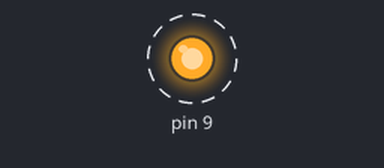
This program was run on a simulated Arduino Uno, built with avr-gcc and run on an emulated ATmega328P. Parts: output pins drawn as LEDs (lit = HIGH). Dashed ring = blinking.

Above: at 0.12 s.
Timing chart, 0 to 3.0 s (numbered marks = the images above):
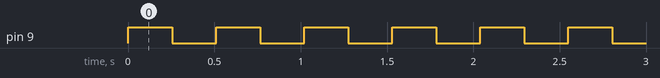

The program:

main.c
```c
//*************************************************************************
// steffen wrote this stuff for mikrocontrollerspielwiese.de
// have fun!
//*************************************************************************

#include "delay.h"
#include "digital.h"
#include "analog.h"


#define LED    1

int main(void){
  pinMode(LED,    OUTPUT);

  while (1) {
      digitalWrite(LED, HIGH);
      _delay_ms(255);
      digitalWrite(LED, LOW);
      _delay_ms(255);
  }

  return 0;
}
```

analog.c
```c
#include "analog.h"

#ifdef ADCSRA

int analogRead (uint8_t pin){
  int a=1, i=a, j=a;
  long int analogwert=0, analogwert1=0, analogwert2=0 ;

  while(j){
    while(i){
      ADCSRA=0x80;            // ADC eingeschaltet, kein Prescale
      ADMUX=pin;
      ADCSRA |=_BV(ADSC);     // single conversion mode ein
      while (ADCSRA & (1<<ADSC)) {;}  // auf Abschluss der Konvertierung warten
      analogwert+=ADCW;
      i--;
    }
    analogwert1 = analogwert/a;
    analogwert2 += analogwert1;
    j--;
  }
  analogwert=(analogwert2/a);
  return (analogwert);
}

#else

#include <stdlib.h>
int analogRead (uint8_t pin) {
  // No ADC on this MCU
  abort();
}

#endif
```

analog.h
```c
#ifndef ANALOG_H
#define ANALOG_H

/*
 * via http://www.sachsendreier.com/msw/projekte/attiny13_analog_bargraph/atiny13_analog_bargraph.html
 * Alternative: http://www.mikrocontroller.net/articles/AVR-GCC-Tutorial/Analoge_Ein-_und_Ausgabe#Nutzung_des_ADC
 */

#include <avr/io.h>

int analogRead(uint8_t pin);
#endif
```

delay.h
```c
// (licence header left out)
/*
 *  delay_x.h
 *
 *  Accurate delays ranging from a single CPU cycle up to
 *  more than 500 second (e.g. with 8MHz device):
 *
 *  The idea for the functions below was heavily inspired by the
 *  file <avr/delay.h> which is part of the excellent WinAVR
 *  distribution. Therefore, thanks to Marek Michalkiewicz and
 *  Joerg Wunsch.
 *
 *  The idea is to have the GCC preprocessor handle all calculations
 *  necessary for determining the exact implementation of a delay
 *  algorithm. The implementation itself is then inlined into the
 *  user code.
 *  In this way it is possible to always get the code size optimized
 *  delay implementation.
 *
 *  !!======================================================!!
 *  !! Requires compile time constants for the delay        !!
 *  !! Requires compiler optimization                       !!
 *  !!======================================================!!
 *
 */

#ifndef _AVR_DELAY_X_H_
#define _AVR_DELAY_X_H_ 1

#include <inttypes.h>

#ifndef F_CPU
# warning "Macro F_CPU must be defined"
#endif


/*
 *
 *   _ d e l a y _ n s (double __ns)
 *   _ d e l a y _ u s (double __us)
 *   _ d e l a y _ m s (double __ms)
 *   _ d e l a y _ s   (double __s)
 *
 *   Perform a very exact delay with a resolution as accurate as a
 *   single CPU clock (the macro F_CPU is supposed to be defined to a
 *   constant defining the CPU clock frequency in Hertz).
 *
 */
#define _delay_ns(__ns)     _delay_cycles( (double)(F_CPU)*((double)__ns)/1.0e9 + 0.5 )
#define _delay_us(__us)     _delay_cycles( (double)(F_CPU)*((double)__us)/1.0e6 + 0.5 )
#define _delay_ms(__ms)     _delay_cycles( (double)(F_CPU)*((double)__ms)/1.0e3 + 0.5 )
#define _delay_s(  __s)     _delay_cycles( (double)(F_CPU)*((double)__s )/1.0e0 + 0.5 )

/* ==========================================================================*/

/*
 * Forward declaration for all functions with attribute
 * 'always_inline' enforces GCC to inline the code (even
 * if it would be better not to do so from optimization
 * perspective).
 * Without this attribute GCC is free to implement
 * inline code or not (using the keyword 'inline'
 * alone is not sufficient).
 *
 */
static __inline__ void _NOP1( void) __attribute__((always_inline));
static __inline__ void _NOP2( void) __attribute__((always_inline));
static __inline__ void _NOP3( void) __attribute__((always_inline));
static __inline__ void _NOP4( void) __attribute__((always_inline));
static __inline__ void _NOP5( void) __attribute__((always_inline));
static __inline__ void _NOP6( void) __attribute__((always_inline));
static __inline__ void _NOP7( void) __attribute__((always_inline));
static __inline__ void _NOP8( void) __attribute__((always_inline));
static __inline__ void _NOP9( void) __attribute__((always_inline));
static __inline__ void _NOP10(void) __attribute__((always_inline));
static __inline__ void _NOP11(void) __attribute__((always_inline));
static __inline__ void _NOP12(void) __attribute__((always_inline));

static __inline__ void _delay_loop_3(  uint32_t) __attribute__((always_inline));
static __inline__ void _delay_loop_1_x( uint8_t) __attribute__((always_inline));
static __inline__ void _delay_loop_2_x(uint16_t) __attribute__((always_inline));
static __inline__ void _delay_loop_3_x(uint32_t) __attribute__((always_inline));

static __inline__ void _delay_cycles(const double) __attribute__((always_inline));


/*
 * _ N O P x ( void )
 *
 * Code size optimized NOPs - not using any registers
 *
 * These NOPs will be used for very short delays where
 * it is more code efficient than executing loops.
 *
 */
static __inline__ void _NOP1 (void) { __asm__ volatile ( "nop    " "\n\t" ); }
static __inline__ void _NOP2 (void) { __asm__ volatile ( "rjmp 1f" "\n\t"  "1:" "\n\t" ); }
static __inline__ void _NOP3 (void) { __asm__ volatile ( "lpm    " "\n\t" ); }
static __inline__ void _NOP4 (void) { _NOP3(); _NOP1(); }
static __inline__ void _NOP5 (void) { _NOP3(); _NOP2(); }
static __inline__ void _NOP6 (void) { _NOP3(); _NOP3(); }
static __inline__ void _NOP7 (void) { _NOP3(); _NOP3(); _NOP1(); }
static __inline__ void _NOP8 (void) { _NOP3(); _NOP3(); _NOP2(); }
static __inline__ void _NOP9 (void) { _NOP3(); _NOP3(); _NOP3(); }
static __inline__ void _NOP10(void) { _NOP3(); _NOP3(); _NOP3(); _NOP1(); }
static __inline__ void _NOP11(void) { _NOP3(); _NOP3(); _NOP3(); _NOP2(); }
static __inline__ void _NOP12(void) { _NOP3(); _NOP3(); _NOP3(); _NOP3(); }


/*
 *  _ d e l a y _ l o o p _ 3( uint32_t __count )
 *
 * This delay loop is not used in the code below: It is
 * a supplement to the _delay_loop_1() and _delay_loop_2()
 * within standard WinAVR <arv/delay.h> giving a wider
 * (32 bit) delay range.
 *
 */
static __inline__ void
_delay_loop_3( uint32_t __count )
{
    __asm__ volatile (
        "1: sbiw %A0,1" "\n\t"
        "sbc %C0,__zero_reg__" "\n\t"
        "sbc %D0,__zero_reg__" "\n\t"
        "brne 1b"
        : "=w" (__count)
        : "0" (__count)
    );
}


/*
 *  _ d e l a y _ l o o p _ 1 _ x( uint8_t __n )
 *  _ d e l a y _ l o o p _ 2 _ x( uint16_t  __n )
 *  _ d e l a y _ l o o p _ 3 _ x( uint32_t __n )
 *
 *  These delay loops always have exactly 4(8) cycles per loop.
 *  They use a 8/16/32 bit register counter respectively.
 *
 */
static __inline__ void      /* exactly 4 cycles/loop, max 2**8 loops */
_delay_loop_1_x( uint8_t __n )
{                                               /* cycles per loop      */
    __asm__ volatile (                          /* __n..one        zero */
        "1: dec  %0"   "\n\t"                   /*    1             1   */
        "   breq 2f"   "\n\t"                   /*    1             2   */
        "2: brne 1b"   "\n\t"                   /*    2             1   */
        : "=r" (__n)                            /*  -----         ----- */
        : "0" (__n)                             /*    4             4   */
    );
}

static __inline__ void      /* exactly 4 cycles/loop, max 2**16 loops */
_delay_loop_2_x( uint16_t __n )
{                                               /* cycles per loop      */
    __asm__ volatile (                          /* __n..one        zero */
        "1: sbiw %0,1"   "\n\t"                 /*    2             2   */
        "   brne 1b  "   "\n\t"                 /*    2             1   */
        "   nop      "   "\n\t"                 /*                  1   */
        : "=w" (__n)                            /*  -----         ----- */
        : "0" (__n)                             /*    4             4   */
    );
}

static __inline__ void      /* exactly 8 cycles/loop, max 2**32 loops */
_delay_loop_3_x( uint32_t __n )
{                                               /* cycles per loop      */
    __asm__ volatile (                          /* __n..one        zero */
        "1: sbiw %A0,1           "  "\n\t"      /*    2             2   */
        "   sbc  %C0,__zero_reg__"  "\n\t"      /*    1             1   */
        "   sbc  %D0,__zero_reg__"  "\n\t"      /*    1             1   */
        "   nop                  "  "\n\t"      /*    1             1   */
        "   breq 2f              "  "\n\t"      /*    1             2   */
        "2: brne 1b              "  "\n\t"      /*    2             1   */
        : "=w" (__n)                            /*  -----         ----- */
        : "0" (__n)                             /*    8             8   */
    );
}


/*
 *
 *  _ d e l a y _ c y c l e s (double __ticks_d)
 *
 *  Perform an accurate delay of a given number of processor cycles.
 *
 *  All the floating point arithmetic will be handled by the
 *  GCC Preprocessor and no floating point code will be generated.
 *  Allthough the parameter __ticks_d is of type 'double' this
 *  function can be called with any constant integer value, too.
 *  GCC will handle the casting appropriately.
 *
 *  With an 8 MHz clock e.g., delays ranging from 125 nanoseconds
 *  up to (2**32-1) * 125ns ~= 536,87 seconds are feasible.
 *
 */
static __inline__ void
_delay_cycles(const double __ticks_d)
{
    uint32_t __ticks = (uint32_t)(__ticks_d);
    uint32_t __padding;
    uint32_t __loops;

    /*
     * Special optimization for very
     * small delays - not using any register.
     */
    if( __ticks <= 12 )  {              /* this can be done with 4 opcodes      */
        __padding = __ticks;

    /* create a single byte counter */
    } else if( __ticks <= 0x400 )  {
        __ticks -= 1;                   /* caller needs 1 cycle to init counter */
        __loops = __ticks / 4;
        __padding = __ticks % 4;
        if( __loops != 0 )
            _delay_loop_1_x( (uint8_t)__loops );

    /* create a two byte counter */
    } else if( __ticks <= 0x40001 )  {
        __ticks -= 2;                   /* caller needs 2 cycles to init counter */
        __loops = __ticks / 4;
        __padding = __ticks % 4;
        if( __loops != 0 )
            _delay_loop_2_x( (uint16_t)__loops );

    /* create a four byte counter */
    } else  {
        __ticks -= 4;                   /* caller needs 4 cycles to init counter */
        __loops = __ticks / 8;
        __padding = __ticks % 8;
        if( __loops != 0 )
            _delay_loop_3_x( (uint32_t)__loops );
    }

    if( __padding ==  1 )  _NOP1();
    if( __padding ==  2 )  _NOP2();
    if( __padding ==  3 )  _NOP3();
    if( __padding ==  4 )  _NOP4();
    if( __padding ==  5 )  _NOP5();
    if( __padding ==  6 )  _NOP6();
    if( __padding ==  7 )  _NOP7();
    if( __padding ==  8 )  _NOP8();
    if( __padding ==  9 )  _NOP9();
    if( __padding == 10 ) _NOP10();
    if( __padding == 11 ) _NOP11();
    if( __padding == 12 ) _NOP12();
}


#endif /* _AVR_DELAY_X_H_ */
```

digital.c
```c
#include "digital.h"
#include <avr/interrupt.h>

void pinMode(uint8_t pin, uint8_t mode) {
  uint8_t sreg_local = SREG;
  cli();
  if(mode) {
    DDRB |= _BV(pin);
  }
  else {
    DDRB &= ~_BV(pin);
  }
  SREG = sreg_local;
}

void digitalWrite(uint8_t pin, uint8_t val) {
  uint8_t sreg_local = SREG;
  cli();
  if(val) {
    PORTB |= _BV(pin);
  }
  else {
    PORTB &= ~_BV(pin);
  }
  SREG = sreg_local;
}

int digitalRead(uint8_t pin) {
  if ( PINB & _BV(pin) ) {
    return 1;
  }
  else {
    return 0;
  }
}
```

digital.h
```c
#ifndef DIGITAL_H
#define DIGITAL_H

#define INPUT  0
#define OUTPUT 1
#define LOW    0
#define HIGH   1

#include <avr/io.h>

void pinMode(uint8_t pin, uint8_t mode);
void digitalWrite(uint8_t pin, uint8_t val);
int digitalRead(uint8_t pin);


#endif
```

Measured:
- by itself, pin 9: alternates HIGH for 0.26 s and LOW for 0.26 s
